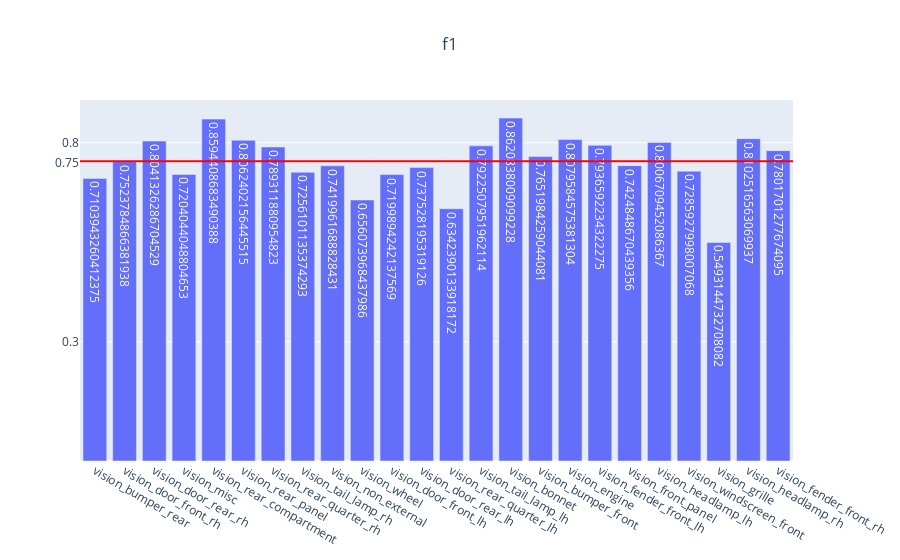

The code cell stored with this chart in its notebook:
### Code cell
genVisMulitlabel(partEvalMetrics, "f1")

### Figure 1 — Plotly figure (JSON) as saved in the notebook; plotly's stock layout.template omitted (floating-point values rounded to 4 significant figures)
{"data": [{"text": [0.7104, 0.7524, 0.8041, 0.7204, 0.8594, 0.8062, 0.7893, 0.7256, 0.742, 0.6561, 0.72, 0.7375, 0.6342, 0.7923, 0.8621, 0.7652, 0.808, 0.7937, 0.7425, 0.8007, 0.7286, 0.5493, 0.8103, 0.7802], "type": "bar", "x": ["vision_bumper_rear", "vision_door_front_rh", "vision_door_rear_rh", "vision_misc", "vision_rear_compartment", "vision_rear_panel", "vision_rear_quarter_rh", "vision_tail_lamp_rh", "vision_non_external", "vision_wheel", "vision_door_front_lh", "vision_door_rear_lh", "vision_rear_quarter_lh", "vision_tail_lamp_lh", "vision_bonnet", "vision_bumper_front", "vision_engine", "vision_fender_front_lh", "vision_front_panel", "vision_headlamp_lh", "vision_windscreen_front", "vision_grille", "vision_headlamp_rh", "vision_fender_front_rh"], "y": [0.7104, 0.7524, 0.8041, 0.7204, 0.8594, 0.8062, 0.7893, 0.7256, 0.742, 0.6561, 0.72, 0.7375, 0.6342, 0.7923, 0.8621, 0.7652, 0.808, 0.7937, 0.7425, 0.8007, 0.7286, 0.5493, 0.8103, 0.7802]}], "layout": {"shapes": [{"line": {"color": "red", "width": 2}, "type": "line", "x0": 0, "x1": 1, "xref": "x domain", "y0": 0.7538, "y1": 0.7538, "yref": "y"}], "title": {"text": "f1", "x": 0.5}, "yaxis": {"tickmode": "array", "tickvals": ["0.75", 0.3, 0.8]}}}
